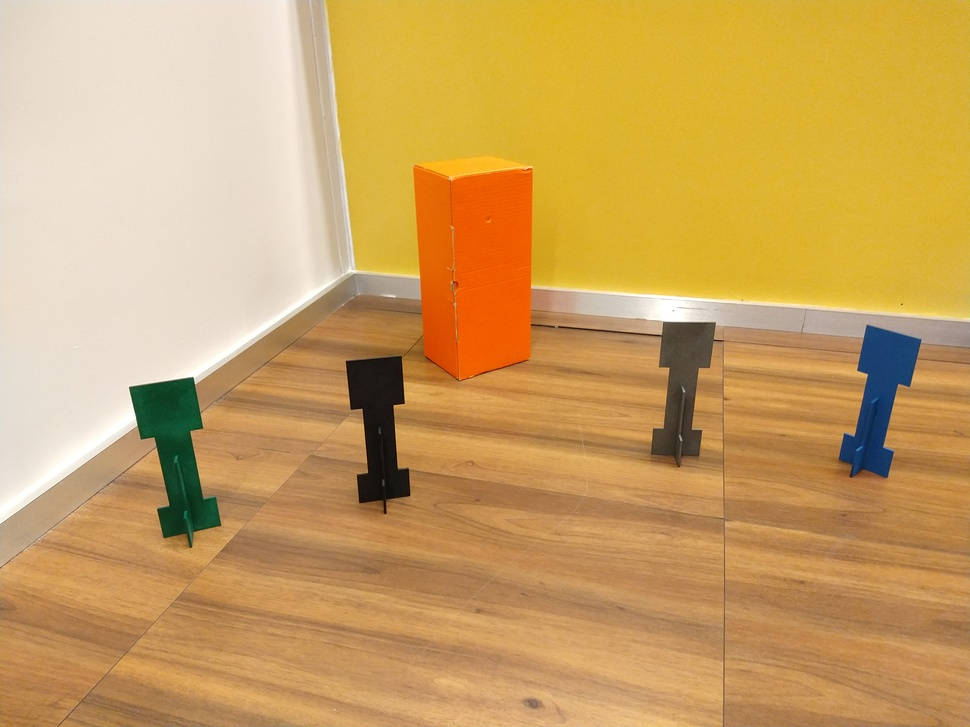
#> input picture aula01/cena_canto_sala.jpg, 970 x 727 px, shrunk from 4032 x 3024 before the run
$ jupyter execute --allow-errors Atividade1_Visao.ipynb   (shell and % lines are left out)
#> lines starting #> are read from the running program, lines starting #| are printed output that depends on the picture
# Entregável 1 - visão computacional

Nome: **William Augusto Reis da Silva**

Engenharia de Computação

[cell 1]
import cv2
from matplotlib import pyplot as plt
import numpy as np
import time as t
print("OpenCV Version : %s " % cv2.__version__)

# Equalização de histograma

[cell 2]
rintin = cv2.imread("RinTinTin.jpg")

#> (the rest of this cell did not finish here and is left out)

#> (a cell that did not finish here is left out)

#> (a cell that did not finish here is left out)

#> (a cell that did not finish here is left out)

#> (a cell that did not finish here is left out)

#> (a cell that did not finish here is left out)

## Atividade 1

Realize as seguintes atividades:

1. O histograma fornecido aproveita bem as faixas de cores?
2. Crie uma imagem derivada da imagem fornecida que use melhor a faixa dinâmica, ou seja, tenha o valor dos seus pixels distribuídos entre `0` e `255`.
3. Plote a imagem pedida

*1. O histograma não aproveita bem as faixas de cores, tendo em vista que se concentra no início e não percorre até o 255.*

2. Para fazer isso, irei criar uma função f(x), que é uma reta e transforma os valores para dentro dela.

Para isso, precisamos descobrir qual o ponto máximo e mínimo, para poder aplicar uma reta entre eles.

#> (a cell that did not finish here is left out)

[cell 9]
def f(x):
    m = maximo/255
    n = minimo
    y = m*x + n
    return y

new = []
#> (the rest of this cell did not finish here and is left out)

#> (a cell that did not finish here is left out)

#> (a cell that did not finish here is left out)

## Atividade 2

Leia com a OpenCV a figura abaixo:

Separe os canais  R e B das imagens e analise seus histogramas.

1. A partir dos canais R e B e da análise do histograma é possível identificar a caixa vermelha e o creeper azul?

1. Crie uma imagem numpy em que somente os pixels da caixa vermelha estão brancos e faça seu plot aqui. Você vai precisar usar manipulação de canais RGB. Use o [ExemploFor.ipynb](ExemploFor.ipynb) .

[cell 12]
# Pegando a imagem
sala = cv2.imread("cena_canto_sala.jpg")
#> sala is the input picture: shape (727, 970, 3); mean B, G, R 97.9, 161.9, 202.2

# Transformando a imagem em RGB
sala_rgb = cv2.cvtColor(sala, cv2.COLOR_BGR2RGB)

# Separando o vermelho
sala_red = sala_rgb[:,:,0]
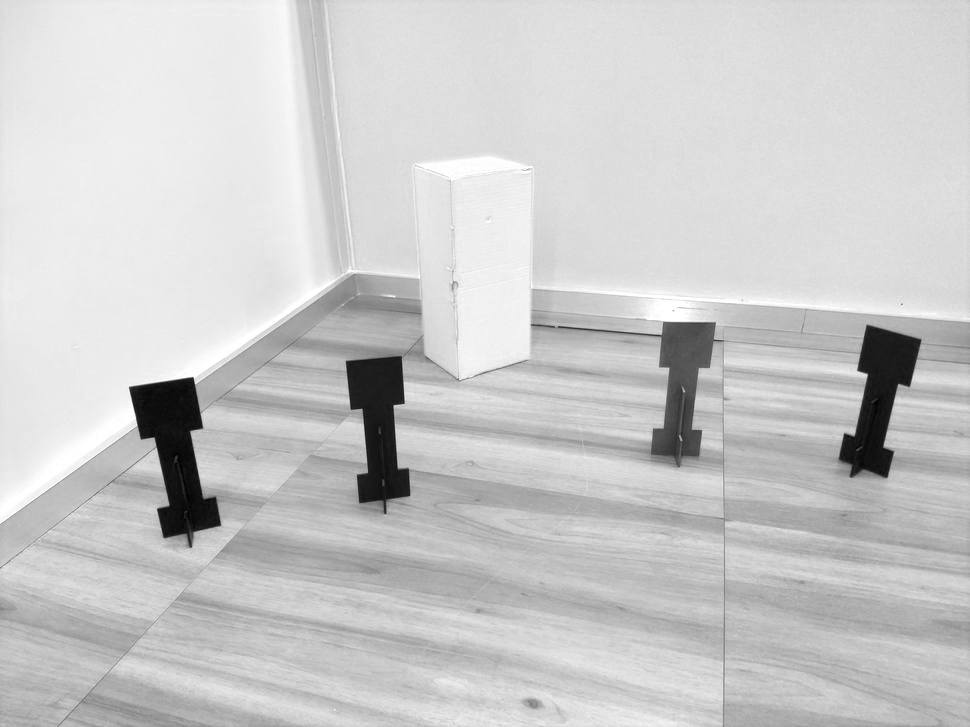
#> sala_red: shape (727, 970); min 0, max 255, mean 202.2
plt.imshow(sala_red, cmap="Greys_r")

[cell 13]
# Separando a azul
sala_blue = sala_rgb[:,:,2]
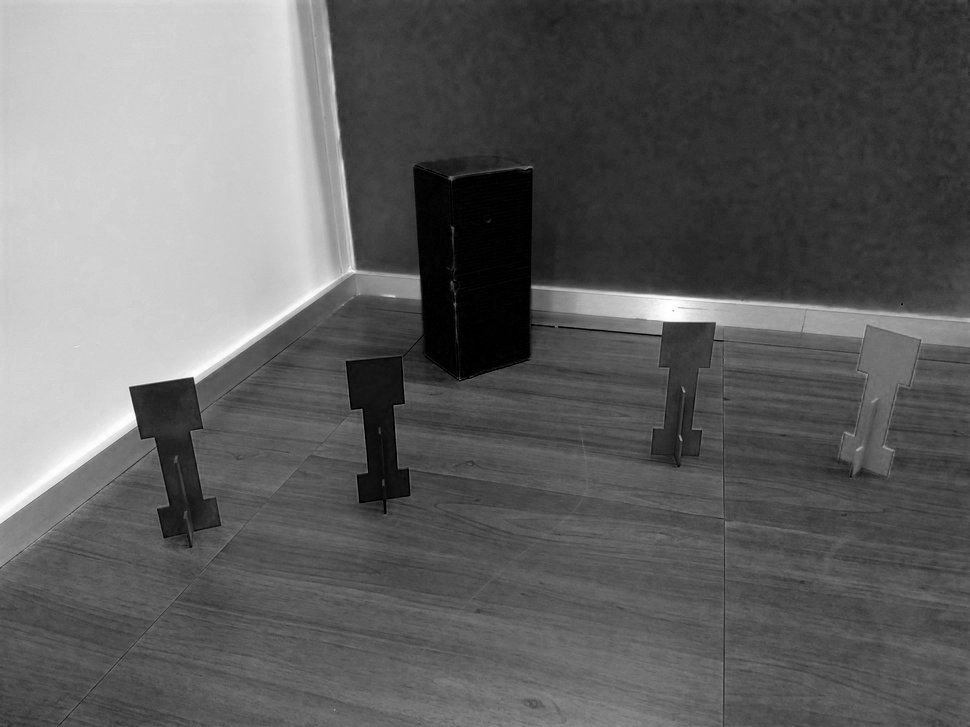
#> sala_blue: shape (727, 970); min 0, max 255, mean 97.9
plt.imshow(sala_blue, cmap="Greys_r")

[cell 14]
# Vermelho
hist, bins = np.histogram(sala_red.flatten(),256,[0,256])
#> hist = 256 values, max 30612 at index 221, min 10 at index 1, mean 2754.6; bins = 257 values from 0 to 256
cdf_red = hist.cumsum()
#> cdf_red = 256 values from 17 to 705190
cdf_normalized = cdf_red * hist.max()/ cdf_red.max()
#> cdf_normalized = 256 values from 0.738 to 30612

plt.plot(cdf_normalized, color = 'black')
plt.hist(sala_red.flatten(),256,[0,256], color = 'r')
plt.xlim([0,256])
plt.legend('cdf','histogram', loc = 'upper left')
plt.show()
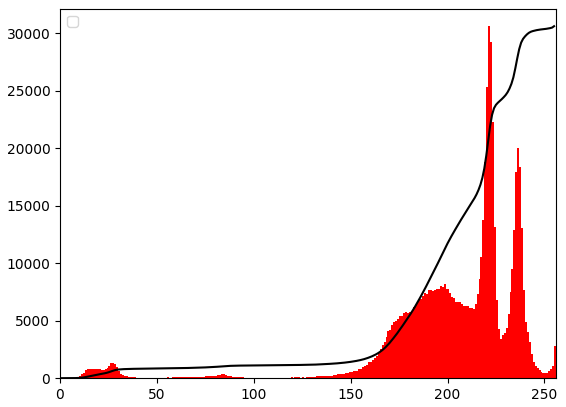
#> figure drawn by matplotlib, 1 panel; tallest bar 30612 high, from x = 221 to 222; curve peaks at x = 255, y = 30612

[cell 15]
# Azul
hist2, bins2 = np.histogram(sala_blue.flatten(), 256, [0,256])
#> hist2 = 256 values, max 18179 at index 208, min 11 at index 254, mean 2754.6; bins2 = 257 values from 0 to 256
cdf_blue = hist2.cumsum()
#> cdf_blue = 256 values from 6442 to 705190
cdf_normalized2 = cdf_blue * hist2.max()/cdf_blue.max()
#> cdf_normalized2 = 256 values from 166.1 to 18179

plt.plot(cdf_normalized2, color='yellow')
plt.hist(sala_blue.flatten(),256,[0,256], color= 'b')
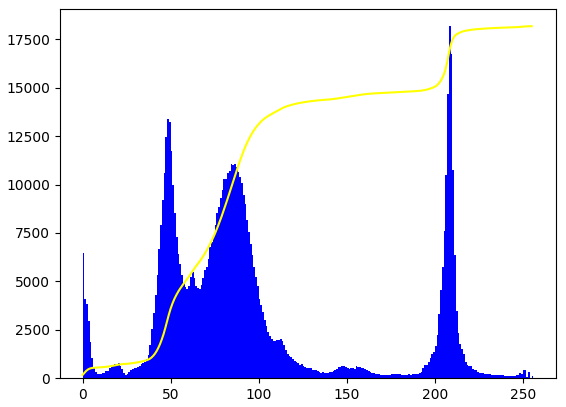
#> figure drawn by matplotlib, 1 panel; tallest bar 18179 high, from x = 208 to 209; curve peaks at x = 255, y = 18179
